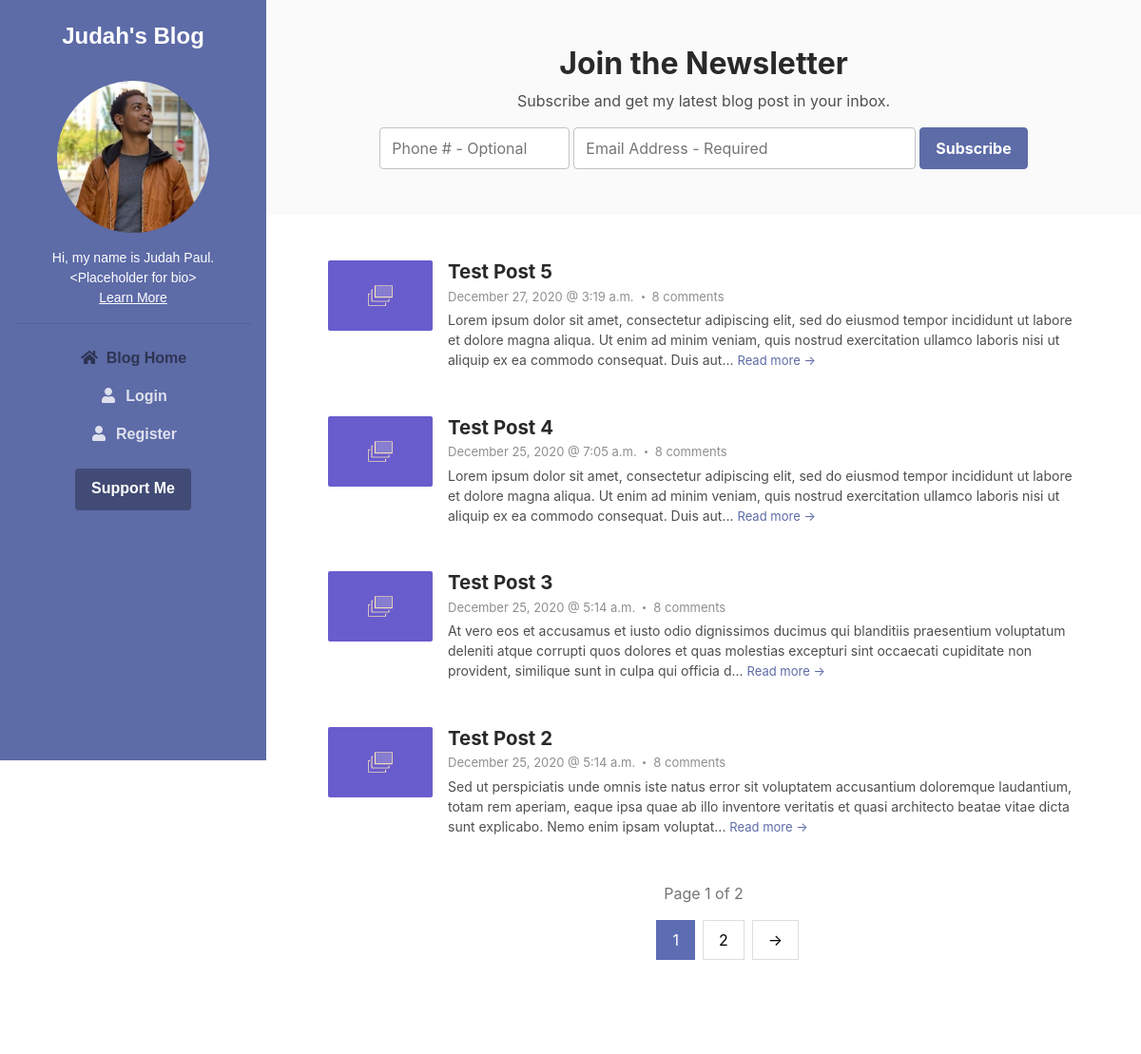
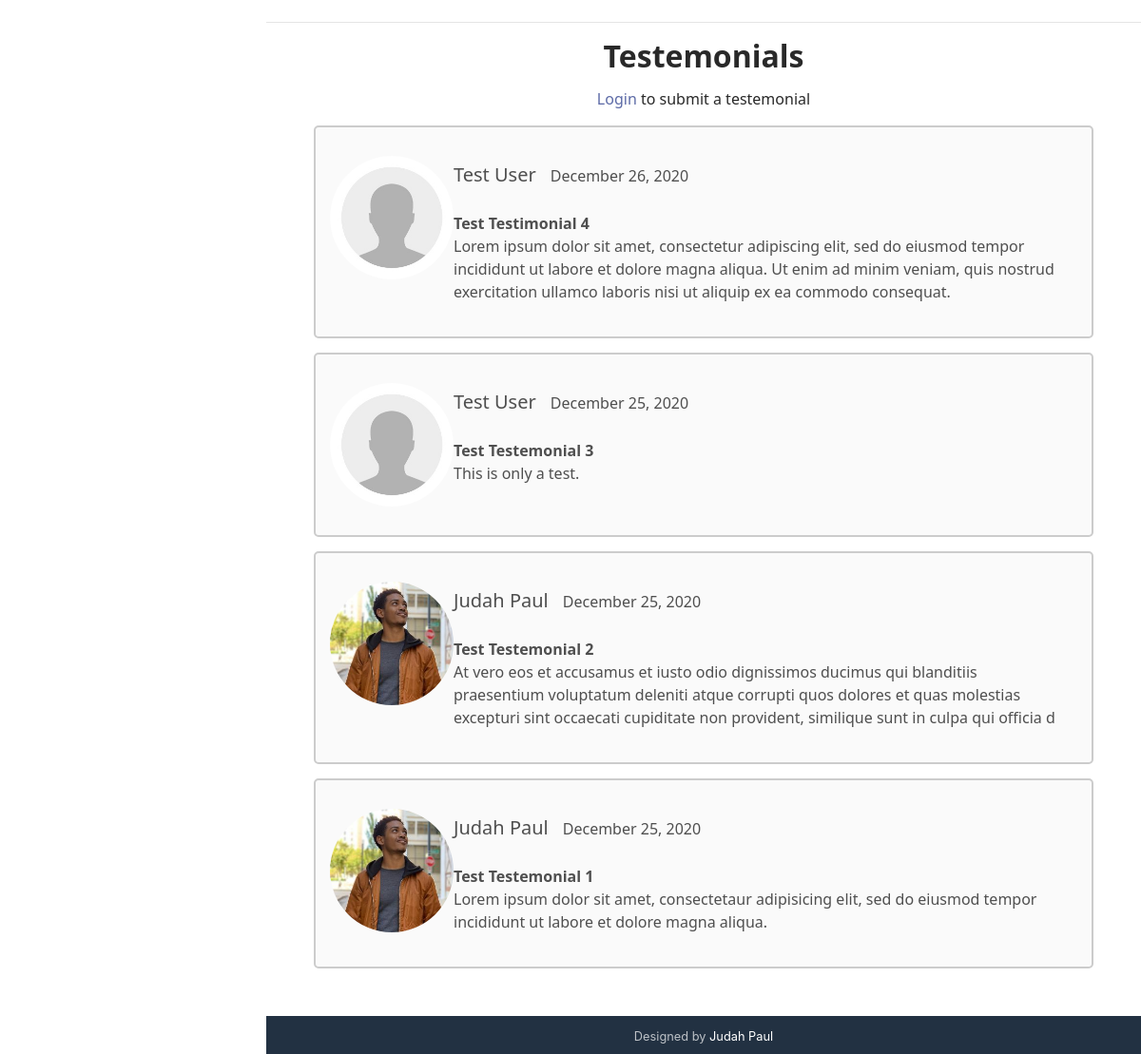
The page / on the database its author committed (2 pictures, top to bottom).
### blog/models.py (models this page shows, shortened)
class Post(models.Model):
    title = models.CharField(max_length=100)
    content = models.TextField()
    intro = models.TextField(max_length=100, blank=True)
    post_image = models.ImageField(default='default_post.png', upload_to='post-pics')
    timestamp = models.DateTimeField(default=timezone.now)
    author = models.ForeignKey(User, on_delete=models.CASCADE)
    slug = AutoSlugField(populate_from='title', default='', unique=True, null=False, editable=False)
    draft = models.BooleanField(default=False)
    class Meta:
        ordering = ['-timestamp']

class Testemonial(models.Model):
    title = models.CharField(max_length=100)
    content = models.TextField(max_length=240)
    timestamp = models.DateTimeField(default=timezone.now)
    author = models.ForeignKey(User, on_delete=models.CASCADE)
    slug = AutoSlugField(populate_from='title', default='', unique=True, null=False, editable=False)
    class Meta:
        ordering = ['-timestamp']

### profiles/models.py (models this page shows, shortened)
class Profile(models.Model):
	user = models.OneToOneField(User, on_delete=models.CASCADE)
	image = models.ImageField(default='default.jpg', upload_to='profile-pics')

### blog/views.py (the view)
# urls.py: path('', PostListView.as_view(), name='home'),
class PostListView(ListView):
    model = Post
    template_name = 'index.html'
    context_object_name = 'posts'
    ordering = ['-timestamp']
    paginate_by = 4
    def get_context_data(self, **kwargs):
        context = super().get_context_data(**kwargs)
        context['posts'] = Post.objects.all()
        context['testemonials'] = Testemonial.objects.all()
        return context

### templates/index.html (shortened to what this page needs)
{% extends "base.html" %}
{% load crispy_forms_tags %}
{% block content %}
    <section class="cta-section theme-bg-light py-5">
        <div class="container text-center">
            <h2 class="heading">Join the Newsletter</h2>
            <div class="intro">Subscribe and get my latest blog post in your inbox.</div>
            <form class="signup-form form-inline justify-content-center pt-3">
                <div class="form-group">
                    <input type="tel" id="phone" name="phone" pattern="[0-9]{3}[0-9]{3}[0-9]{4}" class="form-control mr-md-1" style="max-width: 200px;" placeholder="Phone # - Optional">
                    <input type="email" id="semail" name="semail1" class="form-control mr-md-1 semail" placeholder="Email Address - Required" required>
                </div>
                <button type="submit" class="btn btn-primary">Subscribe</button>
            </form>
        </div>
    </section>
    <section class="blog-list px-3 py-5 p-md-5">
        <div class="container">
            {% for post in page_obj %}
            <div class="item mb-5">
                <div class="media">
                    <a  href="{% url 'post-detail' post.id post.slug %}">
                        <img class="mr-3 img-fluid post-thumb d-none d-md-flex" src="{{ post.post_image.url }}" alt="image">
                    </a>
                    <div class="media-body">
                        <h3 class="title mb-1"><a href="{% url 'post-detail' post.id post.slug %}">{{ post.title }}</a></h3>
                        <div class="meta mb-1"><span class="date">{{ post.timestamp|date:"F d, Y @ f a" }}</span><span class="comment"><a href="#">8 comments</a></span></div>
                        <div class="intro">
                            {{ post.intro }}...  <a class="more-link" href="{% url 'post-detail' post.id post.slug %}">Read more &rarr;</a>
                        </div>
                    </div>
                </div>
            </div>
            {% endfor %}
        </div>
        <div class="text-muted mb-3" style="text-align: center;">
            Page {{ page_obj.number }} of {{ page_obj.paginator.num_pages }}
        </div>
        {% if is_paginated %}
        <div class="pagination">
            <ul class="pagination" style="width: 13%; margin: auto;">
                {% for num in page_obj.paginator.page_range %}
                    {% if page_obj.number == num %}
                        <a href="?page={{ num }}" class="active">
                            {{ num }}
                        </a>
                    {% elif num > page_obj.number|add:'-3' and num < page_obj.number|add:'3' %}
                        <a href="?page={{ num }}">
                            {{ num }}
                        </a>
                    {% endif %}
                {% endfor %}
                {% if page_obj.has_next %}
                    <a href="?page={{ page_obj.next_page_number }}" aria-label="Next">
                        &rarr;
                    </a>
                {% endif %}
            </ul>
        </div>
        {% endif %}
    </section>
    {% block testemonial %}
        {% include 'testemonial.html' %}
    {% endblock testemonial %}
{% endblock content %}

### templates/testemonial.html (shortened to what this page needs)
{% block testemonial %}
<section style="margin: 10px auto; display:block">
    <br><br><hr>
    <h2 style="text-align: center; font-family: 'Segoe UI'">
        Testemonials
        {% if not user.is_authenticated %}
            <br><small style="font-size: medium;"><a href="{% url 'login' %}">Login</a> to submit a testemonial</small>
        {% endif %}
    </h2>
    {% for testemonial in testemonials %}
        <div class="container2 theme-bg-light">
            <img src="{{ testemonial.author.profile.image.url }}" alt="Avatar" style="margin: 15px auto 15px auto; width:130px;">
            <div class="container" style="margin: 20px auto 20px auto">
                <p class="d-inline"><span>{{ testemonial.author.first_name }} {{ testemonial.author.last_name }}</span>{{ testemonial.timestamp|date:"F d, Y" }}</p><br><br>
                <strong>{{ testemonial.title }}</strong><br>
                <p class="d-inline" style="min-height: 36px;">{{ testemonial.content }}</p>
            </div>
        </div>
    {% endfor %}
</section>
{% endblock testemonial %}

### templates/index.html (style rules this page uses)
.pagination a { color: black; float: left; padding: 8px 16px; text-decoration: none; transition: background-color .3s; margin: 0 4px; border: 1px solid #ddd; }
.pagination a.active { background-color: #5d6db4; color: white; border: 1px solid #5d6db4; }

### templates/testemonial.html (style rules this page uses)
.container2 { border: 2px solid #ccc; border-radius: 5px; padding: 15px; margin: 15px 50px; font-family: 'Segoe UI'; }
.container2::after { content: ""; clear: both; display: table; }
.container2 img { float: left; margin-right: 20px; border-radius: 50%; }
.container2 span { font-size: 20px; margin-right: 15px; }

### rows shown on the page
Post: post_image (placeholder picture), title "Test Post 5", timestamp "December 27, 2020 @ 3:19 a.m.", intro "Lorem ipsum dolor sit amet, consectetur adipiscing elit, sed do eiusmod tempor incididunt ut labore et dolore magna aliqua. Ut enim ad minim veniam, quis nostrud exercitation ullamco laboris nisi ut aliquip ex ea commodo consequat. Duis aut"
Post: post_image (placeholder picture), title "Test Post 4", timestamp "December 25, 2020 @ 7:05 a.m.", intro "Lorem ipsum dolor sit amet, consectetur adipiscing elit, sed do eiusmod tempor incididunt ut labore et dolore magna aliqua. Ut enim ad minim veniam, quis nostrud exercitation ullamco laboris nisi ut aliquip ex ea commodo consequat. Duis aut"
Post: post_image (placeholder picture), title "Test Post 3", timestamp "December 25, 2020 @ 5:14 a.m.", intro "At vero eos et accusamus et iusto odio dignissimos ducimus qui blanditiis praesentium voluptatum deleniti atque corrupti quos dolores et quas molestias excepturi sint occaecati cupiditate non provident, similique sunt in culpa qui officia d"
Post: post_image (placeholder picture), title "Test Post 2", timestamp "December 25, 2020 @ 5:14 a.m.", intro "Sed ut perspiciatis unde omnis iste natus error sit voluptatem accusantium doloremque laudantium, totam rem aperiam, eaque ipsa quae ab illo inventore veritatis et quasi architecto beatae vitae dicta sunt explicabo. Nemo enim ipsam voluptat"
Testemonial: author.profile.image (placeholder picture), author.first_name "Test", author.last_name "User", timestamp "December 26, 2020", title "Test Testimonial 4", content "Lorem ipsum dolor sit amet, consectetur adipiscing elit, sed do eiusmod tempor incididunt ut labore et dolore magna aliqua. Ut enim ad minim veniam, quis nostrud exercitation ullamco laboris nisi ut aliquip ex ea commodo consequat."
Testemonial: author.profile.image (placeholder picture), author.first_name "Test", author.last_name "User", timestamp "December 25, 2020", title "Test Testemonial 3", content "This is only a test."
Testemonial: author.profile.image (placeholder picture), author.first_name "Judah", author.last_name "Paul", timestamp "December 25, 2020", title "Test Testemonial 2", content "At vero eos et accusamus et iusto odio dignissimos ducimus qui blanditiis praesentium voluptatum deleniti atque corrupti quos dolores et quas molestias excepturi sint occaecati cupiditate non provident, similique sunt in culpa qui officia d"
Testemonial: author.profile.image (placeholder picture), author.first_name "Judah", author.last_name "Paul", timestamp "December 25, 2020", title "Test Testemonial 1", content "Lorem ipsum dolor sit amet, consectetaur adipisicing elit, sed do eiusmod tempor incididunt ut labore et dolore magna aliqua."

### other values the page prints
{{ page_obj.number }} "1"
{{ page_obj.paginator.num_pages }} "2"
{{ num }} "1"
{{ num }} "2"
